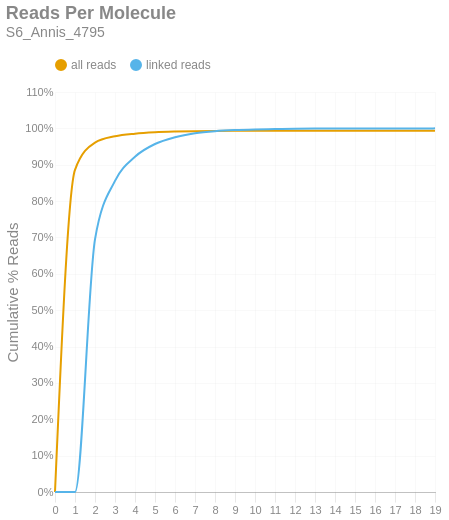

Notebook code for this chart:
### Markdown cell above
### Reads per Molecule
This chart shows the cumulative distribution of the number of reads per linked molecule. That is, how many alignments are associated with a unique molecule. This excludes the number of reads associated with invalid or absent linked-read barcodes. The `linked` histogram is the percentages recalculated when disregarding singletons.

### Code cell
if SKIPLR:
    print_html(f"Skipped")
else:
    counts = np.bincount(valids['reads'].cast(pl.Int64).to_numpy())
    weighted = counts * np.arange(len(counts))
    all_perc = weighted / n_reads
    linked_perc = weighted / n_linked_reads
    linked_perc[1] = 0
    binned_df = pl.DataFrame({
        'readsper': list(range(len(counts))),
        'all reads (cumsum)': np.cumsum(all_perc).tolist(),
        'linked reads (cumsum)': np.cumsum(linked_perc).tolist(),
    })

    with SafeRender(binned_df):
        (
            density_plot(binned_df, 'Reads Per Molecule', samplename, 'readspmol')
            .encode(
                x=alt.X('readsper:O', title=None).axis(labelAngle=0).scale(padding=0),
                y=alt.Y('value:Q', title='Cumulative % Reads').axis(format='%').stack(False),
                color=alt.Color("key:N").scale(domain=["all reads", "linked reads"]),
                tooltip=[
                    alt.Tooltip("key:N", title="Data Type"),
                    alt.Tooltip("readsper:O", title="Reads Per Molecule"),
                    alt.Tooltip("value:Q", format=".2%", title="% Reads (Cum.)")
                ]            
            )
        ).display()

### Figure 1 — Vega-Lite specification as saved in the notebook (floating-point values rounded to 4 significant figures)
{"width": "container", "height": 400, "config": {"title": {"anchor": "start", "dy": -15, "fontSize": 18, "color": "#888888", "subtitleColor": "#888888", "subtitleFontSize": 14}, "arc": {"fill": "#0072B2"}, "axis": {"domainColor": "#888888", "domainWidth": 0.5, "gridWidth": 0.2, "grid": false, "titleFontWeight": 400, "titleFontSize": 15, "labelFontSize": 11, "labelColor": "#888888", "tickColor": "#888888", "tickWidth": 0.2, "titleColor": "#888888"}, "axisBand": {"grid": false}, "axisX": {"grid": true, "tickSize": 10, "domainCap": "round"}, "axisY": {"domain": false, "grid": true, "tickSize": 0, "domainCap": "round"}, "background": "transparent", "header": {"labelFontSize": 15, "labelColor": "#888888", "titleFontSize": 15, "titleFontWeight": 600, "titleColor": "#888888"}, "legend": {"labelFont": "sans-serif", "labelFontSize": 12, "labelColor": "#888888", "symbolSize": 100, "symbolType": "circle", "titleFontSize": 12, "titlePadding": 10, "titleColor": "#888888", "title": null, "orient": "top"}, "range": {"category": ["#E69F00", "#56B4E9", "#009E73", "#F0E442", "#0072B2", "#D55E00", "#CC79A7", "#000000"], "diverging": ["#cfe8f3", "#a2d4ec", "#73bfe2", "#46abdb", "#1696d2", "#12719e"]}, "area": {"fill": "#0072B2", "fillOpacity": 0.7, "line": true, "strokeOpacity": 0.7}, "line": {"color": "#0072B2", "stroke": "#0072B2", "strokeWidth": 2}, "trail": {"color": "#0072B2", "stroke": "#0072B2", "strokeWidth": 0, "size": 1}, "point": {"filled": true, "fillOpacity": 1.0, "size": 95}, "text": {"color": "#888888", "fontSize": 11, "align": "right", "fontWeight": 400, "size": 11}, "bar": {"fill": "#0072B2", "stroke": null}, "view": {"stroke": null, "continuousWidth": 660, "continuousHeight": 400}}, "data": {"name": "data-139601510c8416a9a64143cdafc39b93"}, "mark": {"type": "line", "interpolate": "monotone", "point": {"opacity": 0, "size": 275}}, "encoding": {"color": {"field": "key", "scale": {"domain": ["all reads", "linked reads"]}, "type": "nominal"}, "tooltip": [{"field": "key", "title": "Data Type", "type": "nominal"}, {"field": "readsper", "title": "Reads Per Molecule", "type": "ordinal"}, {"field": "value", "format": ".2%", "title": "% Reads (Cum.)", "type": "quantitative"}], "x": {"axis": {"labelAngle": 0}, "field": "readsper", "scale": {"padding": 0}, "title": null, "type": "ordinal"}, "y": {"axis": {"format": "%"}, "field": "value", "stack": false, "title": "Cumulative % Reads", "type": "quantitative"}}, "params": [{"name": "param_c36ac31b6afebe62", "select": {"type": "point", "fields": ["key"]}, "bind": "legend"}], "title": {"text": "Reads Per Molecule", "subtitle": "S6_Annis_4795"}, "transform": [{"fold": ["all reads (cumsum)", "linked reads (cumsum)"]}, {"calculate": "replace(datum.key, ' (cumsum)', '')", "as": "key"}, {"filter": {"param": "param_c36ac31b6afebe62"}}], "usermeta": {"embedOptions": {"downloadFileName": "S6_Annis_4795.readspmol"}}, "$schema": "https://vega.github.io/schema/vega-lite/v6.1.0.json", "datasets": {"data-139601510c8416a9a64143cdafc39b93": [{"readsper": 0, "all reads (cumsum)": 0.0, "linked reads (cumsum)": 0.0}, {"readsper": 1, "all reads (cumsum)": 0.8859, "linked reads (cumsum)": 0.0}, {"readsper": 2, "all reads (cumsum)": 0.9609, "linked reads (cumsum)": 0.6948}, {"readsper": 3, "all reads (cumsum)": 0.9782, "linked reads (cumsum)": 0.8556}, {"readsper": 4, "all reads (cumsum)": 0.9854, "linked reads (cumsum)": 0.9221}, {"readsper": 5, "all reads (cumsum)": 0.9891, "linked reads (cumsum)": 0.957}, {"readsper": 6, "all reads (cumsum)": 0.9911, "linked reads (cumsum)": 0.9756}, {"readsper": 7, "all reads (cumsum)": 0.9923, "linked reads (cumsum)": 0.9866}, {"readsper": 8, "all reads (cumsum)": 0.9929, "linked reads (cumsum)": 0.9923}, {"readsper": 9, "all reads (cumsum)": 0.9933, "linked reads (cumsum)": 0.9954}, {"readsper": 10, "all reads (cumsum)": 0.9934, "linked reads (cumsum)": 0.9971}, {"readsper": 11, "all reads (cumsum)": 0.9935, "linked reads (cumsum)": 0.998}, {"readsper": 12, "all reads (cumsum)": 0.9936, "linked reads (cumsum)": 0.9989}, {"readsper": 13, "all reads (cumsum)": 0.9937, "linked reads (cumsum)": 0.9993}, {"readsper": 14, "all reads (cumsum)": 0.9937, "linked reads (cumsum)": 0.9993}, {"readsper": 15, "all reads (cumsum)": 0.9937, "linked reads (cumsum)": 0.9997}, {"readsper": 16, "all reads (cumsum)": 0.9937, "linked reads (cumsum)": 0.9998}, {"readsper": 17, "all reads (cumsum)": 0.9937, "linked reads (cumsum)": 0.9998}, {"readsper": 18, "all reads (cumsum)": 0.9937, "linked reads (cumsum)": 0.9998}, {"readsper": 19, "all reads (cumsum)": 0.9938, "linked reads (cumsum)": 1.0}]}}
